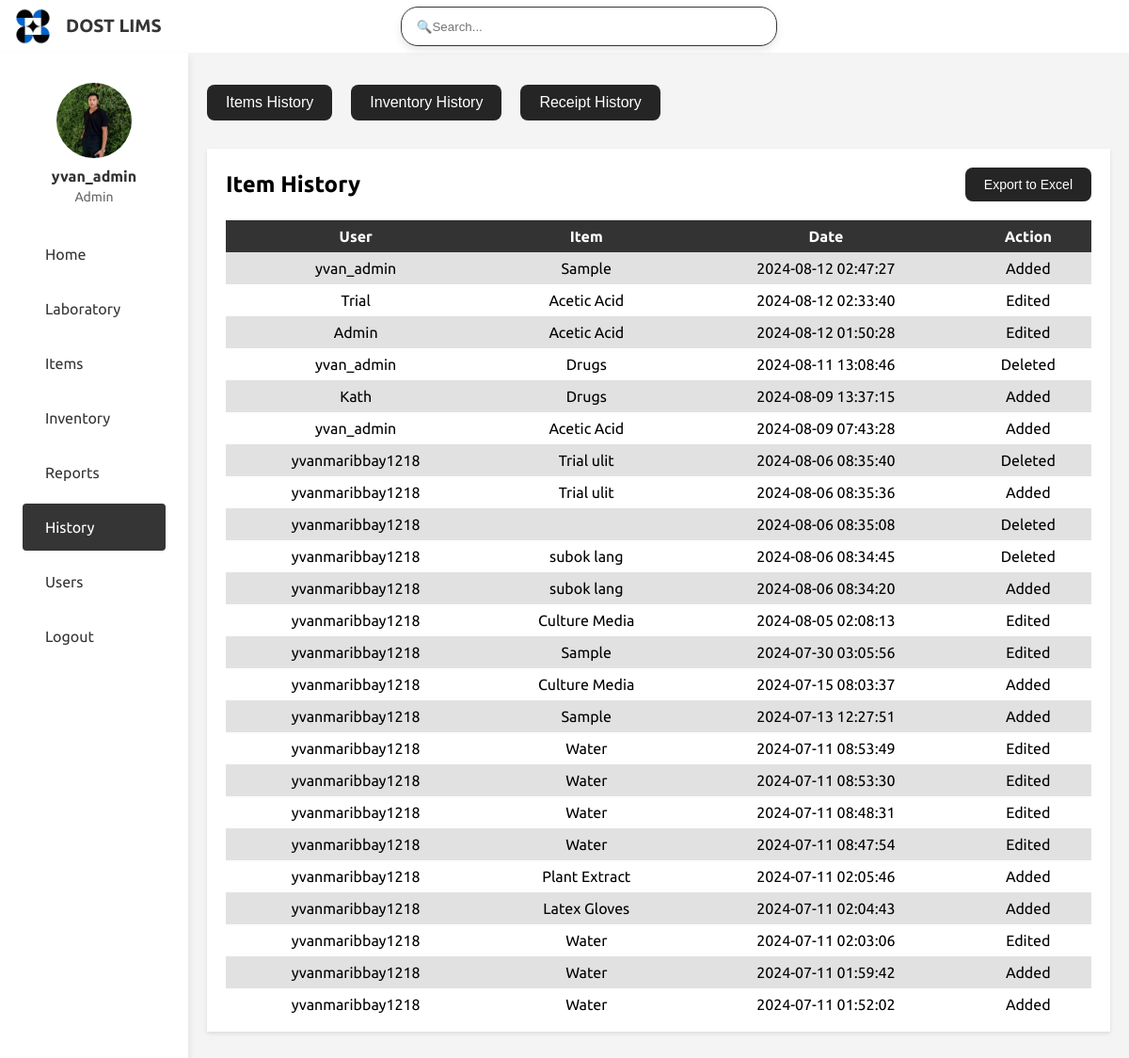
/item_history.php (signed in), run on the app's committed database.
### tables this page shows
CREATE TABLE `users` (
  `user_id` int(11) NOT NULL,
  `username` varchar(50) NOT NULL,
  `password` varchar(255) NOT NULL,
  `role` enum('Admin','Lab_Manager','Microbiology Lab Manager','Chemical Lab Manager','Metrology Lab Manager','Analyst','Microbiology Analyst','Chemical Analyst','Metrology Analyst','CRO') NOT NULL,
  `profile_image` varchar(255) DEFAULT NULL,
  `created_at` timestamp NOT NULL DEFAULT current_timestamp(),
  `updated_at` timestamp NOT NULL DEFAULT current_timestamp() ON UPDATE current_timestamp()
);

CREATE TABLE `history` (
  `id` int(11) NOT NULL,
  `username` varchar(55) DEFAULT NULL,
  `item` varchar(255) DEFAULT NULL,
  `date` timestamp NOT NULL DEFAULT current_timestamp(),
  `action` varchar(50) DEFAULT NULL
);

### includes/functions.php (called while the page is built, shortened)
<?php
function is_admin() {
    return isset($_SESSION['role']) && $_SESSION['role'] === 'Admin';
}
?>

### public/item_history.php (the view, shortened to what this page needs)
<?php
include_once "side_bar.php";
require_once "../includes/functions.php";
$link = mysqli_connect(DB_SERVER, DB_USERNAME, DB_PASSWORD, DB_NAME);
$historySql = "SELECT * FROM history ORDER BY date DESC";
$historyResult = mysqli_query($link, $historySql);
?>
<!DOCTYPE html>
<html lang="en">
<head>
    <link rel="stylesheet" href="https://cdnjs.cloudflare.com/ajax/libs/remixicon/3.4.0/remixicon.css">
    <link rel="stylesheet" href="styles/item-history.css">
</head>
<body>
    <div class="button-container">
        <div class="item-button">
            <a href="item_history.php"><button>Items History</button></a>
        </div>
        <div class="inventory-button">
            <a href="inventory_history.php"><button>Inventory History</button></a>
        </div>
        <div class="receipt-button">
            <a href="transaction.php"><button>Receipt History</button></a>
        </div>
    </div>
    <div class="main-container">
        <div class="transaction-container">
            <div class="transaction-header">
                <h1>Item History</h1>
                <button id="exportButton" class="export_button">Export to Excel</button>
            </div>
            <div class="table-container">
                <table class="table table-striped transaction-table">
                    <thead>
                        <tr>
                            <th>User</th>
                            <th>Item</th>
                            <th>Date</th>
                            <th>Action</th>
                        </tr>
                    </thead>
                    <tbody>
                        <?php if ($historyResult && mysqli_num_rows($historyResult) > 0): ?>
                            <?php while ($row = mysqli_fetch_assoc($historyResult)): ?>
                                <tr>
                                    <td><?php echo htmlspecialchars($row['username']); ?></td>
                                    <td><?php echo htmlspecialchars($row['item']); ?></td>
                                    <td><?php echo htmlspecialchars($row['date']); ?></td>
                                    <td><?php echo htmlspecialchars($row['action']); ?></td>
                                </tr>
                            <?php endwhile; ?>
                        <?php else: ?>
                            <tr>
                                <td colspan="4">No history found</td>
                            </tr>
                        <?php endif; ?>
                    </tbody>
                </table>
            </div>
        </div>
    </div>
</body>
</html>

### public/side_bar.php (shortened to what this page needs)
<?php
require_once "../includes/functions.php";
$user_id = $_SESSION['user_id'];
$sql = "SELECT username, role, profile_image FROM users WHERE user_id = ?";
$stmt = mysqli_prepare($link, $sql);
mysqli_stmt_bind_param($stmt, "i", $user_id);
mysqli_stmt_execute($stmt);
$result = mysqli_stmt_get_result($stmt);
$user = mysqli_fetch_assoc($result);
$username = $user['username'];
$role = $user['role'];
$profile_image = $user['profile_image'];
$profile_image_path = !empty($profile_image) ? "uploads/$profile_image" : "image/default-profile.png";
?>
<!DOCTYPE html>
<html lang="en">
<head>
    <link rel="stylesheet" href="styles/side_bar.css">
    <link rel="stylesheet" href="https://cdnjs.cloudflare.com/ajax/libs/remixicon/3.4.0/remixicon.css">
</head>
<body>
    <header class="header">
        <div class="header__container container">
           <div class="header__logo-title">
              <a href="home.php" class="header__logo">
              <img src="image/DOST.png" alt="">
              </a>
              <div class="logo-title">
              <p>DOST LIMS</p>
              </div>
           </div>
           <div class="header__search">
              <input type="text" id="searchInput" placeholder="🔍Search...">
           </div>
        </div>
    </header>
    <div class="sidebar" id="sidebar">
        <nav class="sidebar__container">
        <div class="sidebar__content">
            <div class="sidebar__list">
            <div class="sidebar__profile">
                <img src="<?php echo htmlspecialchars($profile_image_path); ?>" alt="User Profile Image" class="sidebar__profile-image">
                <span class="sidebar__username"><?php echo htmlspecialchars($username); ?></span>
                <span class="sidebar__role"><?php echo htmlspecialchars($role); ?></span>
            </div>
               <a href="home.php" class="sidebar__link <?php echo basename($_SERVER['PHP_SELF']) == 'home.php' ? 'active-link' : ''; ?>">
                   <span class="sidebar__link-name">Home</span>
               </a>
               <a href="lab.php" class="sidebar__link <?php echo basename($_SERVER['PHP_SELF']) == 'lab.php' ? 'active-link' : ''; ?>">
                  <span class="sidebar__link-name">Laboratory</span>
               </a>
               <a href="item.php" class="sidebar__link <?php echo basename($_SERVER['PHP_SELF']) == 'item.php' ? 'active-link' : ''; ?>">
                  <span class="sidebar__link-name">Items</span>
               </a>
               <a href="inventory.php" class="sidebar__link <?php echo basename($_SERVER['PHP_SELF']) == 'inventory.php' ? 'active-link' : ''; ?>">
                  <span class="sidebar__link-name">Inventory</span>
               </a>
               <a href="report.php" class="sidebar__link <?php echo basename($_SERVER['PHP_SELF']) == 'report.php' ? 'active-link' : ''; ?>">
                  <span class="sidebar__link-name">Reports</span>
               </a>
               <a href="transaction.php" class="sidebar__link <?php
                   $currentPage = basename($_SERVER['PHP_SELF']);
                   $activePages = ['transaction.php', 'item_history.php', 'inventory_history.php'];
                   echo in_array($currentPage, $activePages) ? 'active-link' : '';
               ?>">
                   <span class="sidebar__link-name">History</span>
               </a>
               <?php if (is_admin()): ?>
               <a href="users.php" class="sidebar__link <?php echo basename($_SERVER['PHP_SELF']) == 'users.php' ? 'active-link' : ''; ?>">
                   <span class="sidebar__link-name">Users</span>
               </a>
               <?php endif; ?>
               <a href="logout.php" class="sidebar__link <?php echo basename($_SERVER['PHP_SELF']) == 'login.php' ? 'active-link' : ''; ?>">
                  <span class="sidebar__link-name">Logout</span>
               </a>
            </div>
        </nav>
    </div>
</body>
</html>

### public/styles/side_bar.css (style rules this page uses)
:root { --header-height: 3.5rem; --body-font: "Ubuntu", sans-serif; --normal-font-size: .938rem; --small-font-size: .813rem; --font-medium: 500; --font-semi-bold: 600; --z-tooltip: 10; --z-fixed: 100; --box-shadow: 0 4px 8px rgba(0, 0, 0, 0.1); }
@media screen and (min-width: 1024px) { :root { --normal-font-size: 1rem; --small-font-size: .875rem; } }
* { box-sizing: border-box; padding: 0; margin: 0; }
body { font-family: var(--body-font); font-size: var(--normal-font-size); color: var(--text-color); background-color: #f4f4f4; }
a { text-decoration: none; }
img { display: block; max-width: 100%; height: auto; }
.header { position: fixed; top: 0; left: 0; width: 100%; background-color: white; z-index: var(--z-fixed); }
.header__container { height: var(--header-height); display: flex; align-items: center; justify-content: space-between; }
.header__logo-title { display: flex; align-items: center; }
.header__logo { display: flex; align-items: center; width: 70px; }
.logo-title { font-weight: bold; margin-left: 0px; font-size: 120%; color: #353535; }
.header__search { display: flex; justify-content: center; flex-grow: 1; margin-right: 120px; }
.header__search input { width: 100%; max-width: 400px; padding: 0.8rem 1rem; border-radius: 18px; box-shadow: var(--box-shadow); border: 1px solid #353535; }
.sidebar { position: fixed; left: 0; top: var(--header-height); width: 200px; height: calc(100% - var(--header-height)); padding: 2rem 1.5rem; background-color: white; backdrop-filter: blur(16px); -webkit-backdrop-filter: blur(16px); z-index: var(--z-fixed); box-shadow: 0 4px 8px rgba(0, 0, 0, 0.1); transition: left .4s; }
.sidebar__container { display: flex; flex-direction: column; row-gap: 0rem; padding-bottom: 3rem; height: 100%; }
.sidebar__content { position: relative; overflow: auto; padding-top: 0; }
.sidebar__list { display: flex; flex-direction: column; row-gap: .50rem; }
.sidebar__link { color: #353535; display: grid; grid-template-columns: repeat(2, max-content); align-items: center; column-gap: .50rem; padding: 1rem; border-radius: .25rem; transition: background .3s; }
.sidebar__link.active-link { background-color: #353535; color: white; }
.sidebar__profile { text-align: center; margin-bottom: 20px; }
.sidebar__profile-image { width: 80px; height: 80px; border-radius: 50%; object-fit: cover; margin: 0 auto 10px auto; display: block; }
.sidebar__username { display: block; font-weight: bold; font-size: 16px; color: #333; margin-bottom: 5px; }
.sidebar__role { display: block; font-size: 14px; color: #666; }

### public/styles/item-history.css (style rules this page uses)
* { margin: 0; padding: 0; box-sizing: border-box; }
body { font-family: 'Ubuntu', sans-serif; background-color: #f4f4f4; margin: 0; padding: 0; }
.button-container { display: flex; justify-content: flex-start; padding: 10px; margin-top: 80px; margin-left: 210px; gap: 20px; }
.item-button a button, .inventory-button a button, .receipt-button a button { background-color: #252525; color: white; border: none; padding: 10px 20px; cursor: pointer; font-size: 16px; border-radius: 8px; text-align: center; transition: background-color 0.3s ease, transform 0.3s ease; }
.main-container { display: flex; flex-direction: column; padding: 20px; margin-left: 200px; }
.transaction-container { background-color: white; padding: 20px; box-shadow: 0 2px 4px rgba(0, 0, 0, 0.1); height: 82vh; overflow-y: scroll; }
.transaction-header { display: flex; justify-content: space-between; align-items: center; margin-bottom: 20px; }
.transaction-header h1 { margin: 0; font-size: 24px; }
.export_button { background-color: #252525; color: white; border: none; padding: 10px 20px; cursor: pointer; font-size: 14px; border-radius: 8px; }
.table-container { overflow-x: auto; }
.transaction-table { width: 100%; border-collapse: collapse; margin-bottom: 20px; }
.transaction-table th, .transaction-table td { border: none; text-align: center; padding: 8px; }
.table thead th { background-color: #333; color: white; border-color: none; }
.table tbody tr:nth-of-type(odd) { background-color: #e1e1e1; }

### data on the page
users: profile_image (picture), username "yvan_admin", role "Admin"
history: username "yvan_admin", item "Sample", date "2024-08-12 02:47:27", action "Added"
history: username "Trial", item "Acetic Acid", date "2024-08-12 02:33:40", action "Edited"
history: username "Admin", item "Acetic Acid", date "2024-08-12 01:50:28", action "Edited"
history: username "yvan_admin", item "Drugs", date "2024-08-11 13:08:46", action "Deleted"
history: username "Kath", item "Drugs", date "2024-08-09 13:37:15", action "Added"
history: username "yvan_admin", item "Acetic Acid", date "2024-08-09 07:43:28", action "Added"
history: username "yvanmaribbay1218", item "Trial ulit", date "2024-08-06 08:35:40", action "Deleted"
history: username "yvanmaribbay1218", item "Trial ulit", date "2024-08-06 08:35:36", action "Added"
history: username "yvanmaribbay1218", date "2024-08-06 08:35:08", action "Deleted"
history: username "yvanmaribbay1218", item "subok lang", date "2024-08-06 08:34:45", action "Deleted"
history: username "yvanmaribbay1218", item "subok lang", date "2024-08-06 08:34:20", action "Added"
history: username "yvanmaribbay1218", item "Culture Media", date "2024-08-05 02:08:13", action "Edited"
history: username "yvanmaribbay1218", item "Sample", date "2024-07-30 03:05:56", action "Edited"
history: username "yvanmaribbay1218", item "Culture Media", date "2024-07-15 08:03:37", action "Added"
history: username "yvanmaribbay1218", item "Sample", date "2024-07-13 12:27:51", action "Added"
history: username "yvanmaribbay1218", item "Water", date "2024-07-11 08:53:49", action "Edited"
history: username "yvanmaribbay1218", item "Water", date "2024-07-11 08:53:30", action "Edited"
history: username "yvanmaribbay1218", item "Water", date "2024-07-11 08:48:31", action "Edited"
history: username "yvanmaribbay1218", item "Water", date "2024-07-11 08:47:54", action "Edited"
history: username "yvanmaribbay1218", item "Plant Extract", date "2024-07-11 02:05:46", action "Added"
history: username "yvanmaribbay1218", item "Latex Gloves", date "2024-07-11 02:04:43", action "Added"
history: username "yvanmaribbay1218", item "Water", date "2024-07-11 02:03:06", action "Edited"
history: username "yvanmaribbay1218", item "Water", date "2024-07-11 01:59:42", action "Added"
history: username "yvanmaribbay1218", item "Water", date "2024-07-11 01:52:02", action "Added"
